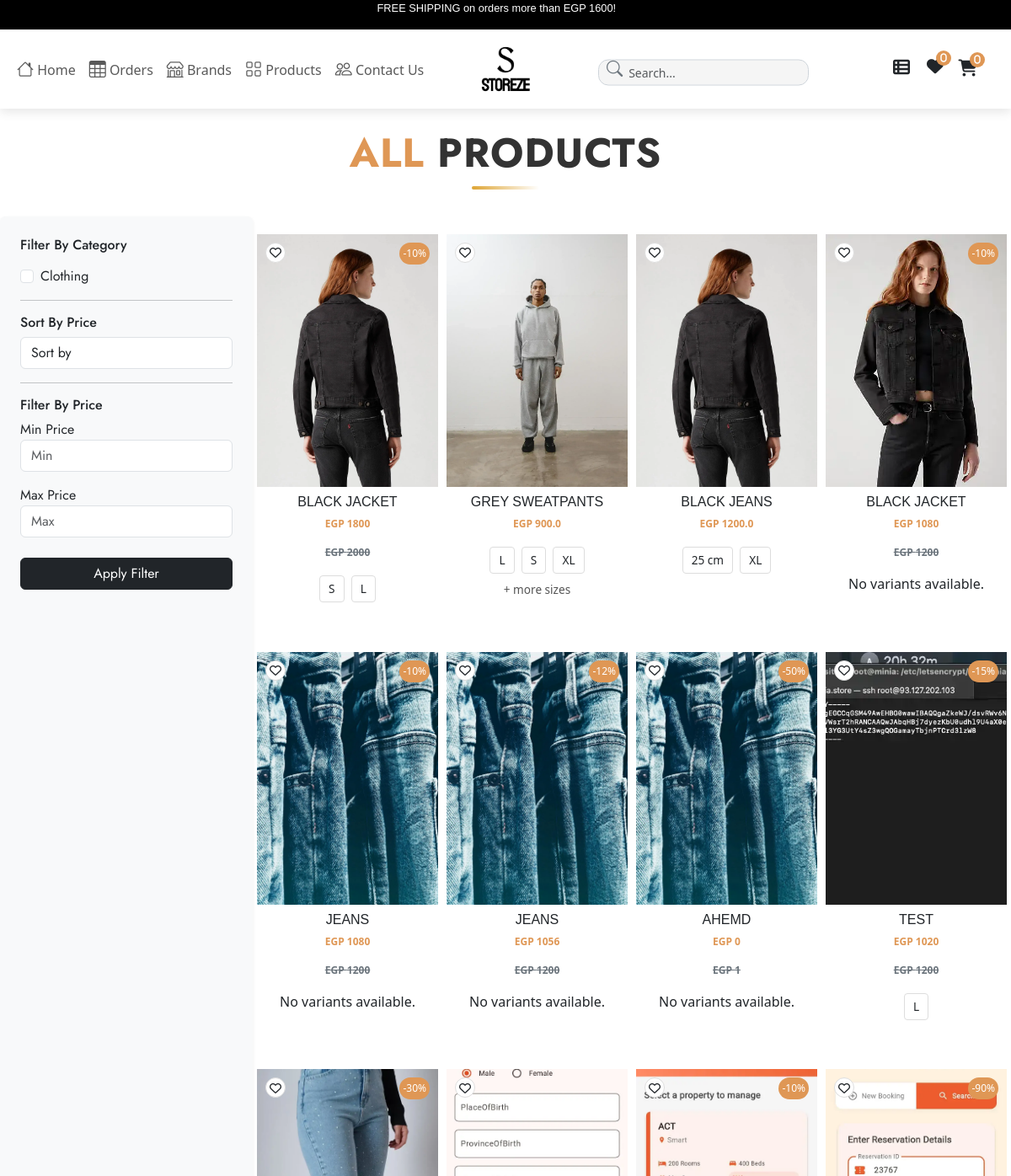
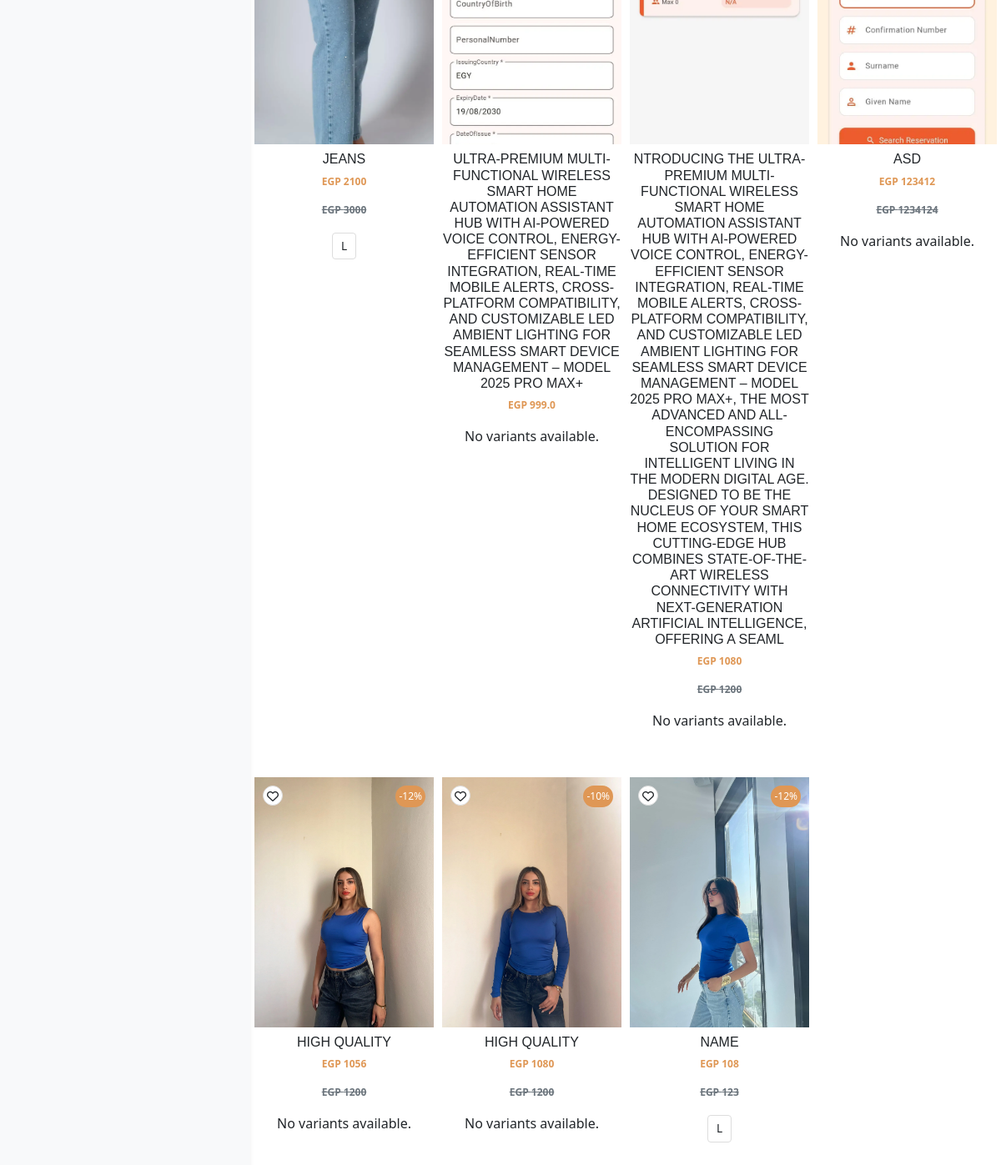
The app's page /product (signed in) with its own data (2 pictures, top to bottom).
### app/models.py (models this page shows, shortened)
class Main_Category(models.Model):
    name = models.CharField(max_length=100)
    def __str__(self):
        return self.name

class Product(models.Model):
    VARIANTS = (
        ('None', 'None'),
        ('Size', 'Size'),
    )
    total_quantity = models.IntegerField()
    vendor = models.ForeignKey(Vendor, on_delete=models.CASCADE, related_name='products', null=True, blank=True)  # Link product to a vendor
    availability = models.IntegerField(null=True)
    featured_image = models.ImageField(upload_to='media/product_imgs', max_length=255, blank=True, null=True)
    product_name = models.CharField(max_length=600)
    Brand = models.ForeignKey(Brand, related_name='products', on_delete=models.CASCADE, null=True)
    price = models.IntegerField()
    discount = models.IntegerField()
    tax = models.IntegerField(null=True)
    variant = models.CharField(max_length=10, choices=VARIANTS, default='None')
    packing_cost = models.IntegerField(null=True)
    product_information = models.CharField(max_length=900, null=True)
    model_name = models.CharField(max_length=900)
    categories = models.ForeignKey(Category, related_name='products', on_delete=models.CASCADE)
    color = models.ManyToManyField(Color, related_name='products', null=True)
    tags = models.CharField(max_length=900)
    description = models.CharField(max_length=900, null=True)
    section = models.ForeignKey(Section, on_delete=models.DO_NOTHING)
    slug = models.SlugField(default='', max_length=900, null=True, blank=True)
    main_categorys = models.ForeignKey(Main_Category, on_delete=models.CASCADE, null=True, blank=True)
    def get_absolute_url(self):
        from django.urls import reverse
        return reverse("product_detail", kwargs={'slug': self.slug})
    class Meta:
        db_table = "app_Product"

class ProductVariation(models.Model):
    product = models.ForeignKey(Product, on_delete=models.CASCADE, related_name='variations')
    size = models.ForeignKey(Size, on_delete=models.CASCADE)
    stock = models.PositiveIntegerField(default=0)  # Track available stock for each size
    price = models.DecimalField(max_digits=10, decimal_places=2, default=0)  # Price for specific variations
    discount = models.DecimalField(max_digits=5, decimal_places=2, default=0, blank=True, null=True)  # Discount for specific variations
    class Meta:
        unique_together = ('product', 'size')  # Ensure unique combinations of product and size

class Size(models.Model):
    name = models.CharField(max_length=100)
    code = models.CharField(max_length=10, blank=True,null=True)

### app/views.py (the view)
# urls.py: path('product', views.PRODUCT, name='product'),
def PRODUCT(request):
    category = Main_Category.objects.all()
    product = Product.objects.all()
    main_category = Main_Category.objects.all()
    sub_category = Sub_Category.objects.all()
    brand = Brand.objects.all()
    categories = Category.objects.all()
    products_with_variants = []
    for prod in product:
        variants = prod.variations.all()
        size_grouped_variants = {}
        for variant in variants:
            size = variant.size
            if size not in size_grouped_variants:
                size_grouped_variants[size] = {
                    'in_stock': False,
                    'variants': []
                }
            if variant.stock > 0:
                size_grouped_variants[size]['in_stock'] = True
            size_grouped_variants[size]['variants'].append({
                'variant': variant,
                'price': float(variant.price) if isinstance(variant.price, str) else variant.price,
                'stock': variant.stock,
            })
        products_with_variants.append({
            'product': prod,
            'size_grouped_variants': size_grouped_variants,
        })
    context = {
        'category': category,
        'product': products_with_variants,
        'sub_category': sub_category,
        'brand': brand,
        'main_category': main_category,
        'categories': categories,
    }
    return render(request, 'product/product.html', context)

### app/context_processors.py (called while the page is built)
def wishlist_count(request):
    if request.user.is_authenticated:
        return {'wishlist_count': Wishlist.objects.filter(user=request.user).count()}
    return {'wishlist_count': 0}

### app/models.py (called while the page is built)
    def __str__(self):
        return self.name

### app/templatetags/product_tags.py (called while the page is built)
@register.simple_tag
def call_sellprice(price, discount):
    try:
        price = float(price)
        discount = float(discount) if discount else 0  # Convert discount to float or default to 0 if None
        if discount == 0:
            return price
        sellprice = price - (price * discount / 100)
        return math.floor(sellprice)
    except (ValueError, TypeError):
        return price

### app/templates/product/product.html (shortened to what this page needs)
{% extends 'app/base.html'%}
{% load product_tags %}
{% block content %}
<body>
    <h1 class="text-center my-4 fw-bold display-5 position-relative modern-heading">
        <span style="color:#DF9755">All</span> Products
    </h1>
<div class="container-fluid mt-1 d-none d-lg-flex">
    <div class="row mt-2">
        <div class="col-md-3 filter-sidebar bg-light p-4 rounded shadow-sm" style="font-family: 'Jost', sans-serif;">
            <h6 class="mb-3">Filter By Category</h6>
            {% for i in category %}
            <div class="form-check mb-2">
                <input type="checkbox" class="form-check-input" id="{{i.name}}" onchange="applyFilters()">
                <label class="form-check-label" for="{{i.name}}">{{i.name}}</label>
            </div>
            {% endfor %}
            <hr class="my-3">
            <h6 class="mb-2">Sort By Price</h6>
            <select id="sort-by" class="form-control mb-3" onchange="applyFilters()">
                <option value="default">Sort by</option>
            </select>
            <hr class="my-3">
            <h6 class="mb-2">Filter By Price</h6>
            <div class="form-group mb-3">
                <label for="minPrice">Min Price</label>
                <input type="number" class="form-control" id="minPrice" placeholder="Min">
            </div>
            <div class="form-group mb-4">
                <label for="maxPrice">Max Price</label>
                <input type="number" class="form-control" id="maxPrice" placeholder="Max">
            </div>
            <button class="btn btn-dark w-100" onclick="applyFilters()">Apply Filter</button>
        </div>
        <div class="col-md-9 mt-3">
            <div class="row" id="product-list">
                {% for i in product %}
                <div class="col-6 col-md-6 col-lg-3 product-card" data-category="{{ i.product.main_categorys }}" data-brand="{{ i.product.categories }}" data-price="{% call_sellprice i.product.price i.product.discount %}">
                    <div class="product-image position-relative">
                        <a href="{{ i.product.get_absolute_url }}">
                            <img src="{{ i.product.featured_image.url }}" alt="{{ i.product.product_name }}">
                        </a>
                        {% if i.product.discount %}
                            <span class="off">-{{ i.product.discount }}%</span>
                        {% endif %}
                        {% if i.product.id %}
                            <div class="wishlist-btn">
                                <a href="{% url 'add_to_wishlist' i.product.id %}">
                                    <i class="fa-regular fa-heart text-dark"></i>
                                </a>
                            </div>
                        {% else %}
                            <p>No product ID available</p>
                        {% endif %}
                    </div>
                    <h6 class="text-center mt-2 tuffy-regular">{{ i.product.product_name }}</h6>
                    <div class="product-price text-center">
                        <p>
                            EGP {% call_sellprice i.product.price i.product.discount %}
                        </p>
                        {% if i.product.discount %}
                            <del class="text-secondary"> EGP {{ i.product.price }} </del>
                        {% endif %}
                    </div>
                    <div class="product-variants mt-3 text-center">
                        {% if i.product.variations.all %}
                            <div class="sizes">
                                <ul class="list-inline">
                                    {% for variant in i.product.variations.all %}
                                        {% if forloop.counter <= 3 %}
                                            <li class="list-inline-item" style="font-size: 0.85rem; padding: 5px 10px; border: 1px solid #ddd; border-radius: 4px; margin: 2px;">
                                                {{ variant.size.name }}
                                            </li>
                                        {% endif %}
                                    {% endfor %}
                                    {% if i.product.variations.all|length > 3 %}
                                        <li class="list-inline-item" style="font-size: 0.85rem; padding: 5px 10px; border-radius: 4px; margin: 2px; color: #555;">
                                            + more sizes
                                        </li>
                                    {% endif %}
                                </ul>
                            </div>
                        {% else %}
                            <p>No variants available.</p>
                        {% endif %}
                    </div>
                </div>
                {% endfor %}
            </div>
        </div>
    </div>
</div>
{% endblock %}

### static/styles/main.css (style rules this page uses)
.off { position: absolute; top: 10px; right: 10px; background-color: #DF9755; color: white; padding: 5px; border-radius: 5px; }
.product-price { font-size: 16px; font-weight: 700; color: #DF9755; }
.product-card { border: none; border-radius: 10px; padding: 5px; margin-bottom: 30px; transition: transform 0.3s ease; position: relative; box-shadow: none; }
.product-image img { width: 100%; height: 400px; object-fit: cover; border-radius: 10px; }

### app/templates/app/base.html (style rules this page uses)
html, body { max-width: 100%; overflow-x: hidden; }

### app/templates/product/product.html (style rules this page uses)
.product-card { border: none; border-radius: 10px; padding: 5px; margin-bottom: 30px; transition: transform 0.3s ease; position: relative; box-shadow: none; }
.product-image img { width: 100%; height: 300px; object-fit: cover; border-radius: 0px; }
.wishlist-btn { position: absolute; top: 10px; left: 10px; background-color: white; border: 1.6px solid #ddd; color: #00000; border-radius: 50%; width: 24px; height: 24px; display: flex; justify-content: center; align-items: center; cursor: pointer; font-size: 14px; transition: background-color 0.3s ease, border-color 0.3s ease; }
.off { position: absolute; top: 10px; right: 10px; background-color: #DF9755; color: white; padding: 4px; border-radius: 15px; font-size: 12px; }
.product-price { font-size: 12px; font-weight: 700; color: #DF9755; }
@media (min-width: 992px) { .col-md-3 { width: 25%; } }
@media (min-width: 992px) { .col-md-9 { width: 75%; } }
.tuffy-regular { font-family: "Tuffy", sans-serif; font-weight: 300; font-style: normal; text-transform: uppercase; }
.modern-heading { font-family: 'Jost', 'Segoe UI', sans-serif; text-transform: uppercase; letter-spacing: 1px; color: #333; }
.modern-heading::after { content: ""; width: 80px; height: 4px; background: linear-gradient(90deg,rgb(222, 165, 53),rgb(255, 255, 255)); display: block; margin: 10px auto 0; border-radius: 2px; transition: width 0.3s ease; }

### records on screen
Main_Category: name "Clothing"
Product: product.featured_image (picture), product.discount "10", product.product_name "BLACK JACKET", price+discount "1800", product.price "2000"
ProductVariation: size.name "S"
ProductVariation: size.name "L"
Product: product.featured_image (picture), product.product_name "GREY SWEATPANTS", price+discount "900.0", shows "+ more sizes"
ProductVariation: size.name "L"
ProductVariation: size.name "S"
ProductVariation: size.name "XL"
Product: product.featured_image (picture), product.product_name "BLACK JEANS", price+discount "1200.0"
ProductVariation: size.name "25 cm"
ProductVariation: size.name "XL"
Product: product.featured_image (picture), product.discount "10", product.product_name "BLACK JACKET", price+discount "1080", product.price "1200", shows "No variants available."
Product: product.featured_image (picture), product.discount "10", product.product_name "JEANS", price+discount "1080", product.price "1200", shows "No variants available."
Product: product.featured_image (picture), product.discount "12", product.product_name "JEANS", price+discount "1056", product.price "1200", shows "No variants available."
Product: product.featured_image (picture), product.discount "50", product.product_name "AHEMD", price+discount "0", product.price "1", shows "No variants available."
Product: product.featured_image (picture), product.discount "15", product.product_name "TEST", price+discount "1020", product.price "1200"
ProductVariation: size.name "L"
Product: product.featured_image (picture), product.discount "30", product.product_name "JEANS", price+discount "2100", product.price "3000"
ProductVariation: size.name "L"
Product: product.featured_image (picture), product.product_name "ULTRA-PREMIUM MULTI-FUNCTIONAL WIRELESS SMART HOME AUTOMATION ASSISTANT HUB WITH AI-POWERED VOICE CONTROL, ENERGY-EFFICIENT SENSOR INTEGRATION, REAL-TIME MOBILE ALERTS, CROSS-PLATFORM COMPATIBILITY, AND CUSTOMIZABLE LED AMBIENT LIGHTING FOR SEAMLESS SMART DEVICE MANAGEMENT – MODEL 2025 PRO MAX+", price+discount "999.0", shows "No variants available."
Product: product.featured_image (picture), product.discount "10", product.product_name "NTRODUCING THE ULTRA-PREMIUM MULTI-FUNCTIONAL WIRELESS SMART HOME AUTOMATION ASSISTANT HUB WITH AI-POWERED VOICE CONTROL, ENERGY-EFFICIENT SENSOR INTEGRATION, REAL-TIME MOBILE ALERTS, CROSS-PLATFORM COMPATIBILITY, AND CUSTOMIZABLE LED AMBIENT LIGHTING FOR SEAMLESS SMART DEVICE MANAGEMENT – MODEL 2025 PRO MAX+, THE MOST ADVANCED AND ALL-ENCOMPASSING SOLUTION FOR INTELLIGENT LIVING IN THE MODERN DIGITAL AGE. DESIGNED TO BE THE NUCLEUS OF YOUR SMART HOME ECOSYSTEM, THIS CUTTING-EDGE HUB COMBINES STATE-OF-THE-ART WIRELESS CONNECTIVITY WITH NEXT-GENERATION ARTIFICIAL INTELLIGENCE, OFFERING A SEAML", price+discount "1080", product.price "1200", shows "No variants available."
Product: product.featured_image (picture), product.discount "90", product.product_name "ASD", price+discount "123412", product.price "1234124", shows "No variants available."
Product: product.featured_image (picture), product.discount "12", product.product_name "HIGH QUALITY", price+discount "1056", product.price "1200", shows "No variants available."
Product: product.featured_image (picture), product.discount "10", product.product_name "HIGH QUALITY", price+discount "1080", product.price "1200", shows "No variants available."
Product: product.featured_image (picture), product.discount "12", product.product_name "NAME", price+discount "108", product.price "123"
ProductVariation: size.name "L"

### other values on screen
{{ request.session.cart|length|default:0 }} "0"
{{ wishlist_count }} "0"
